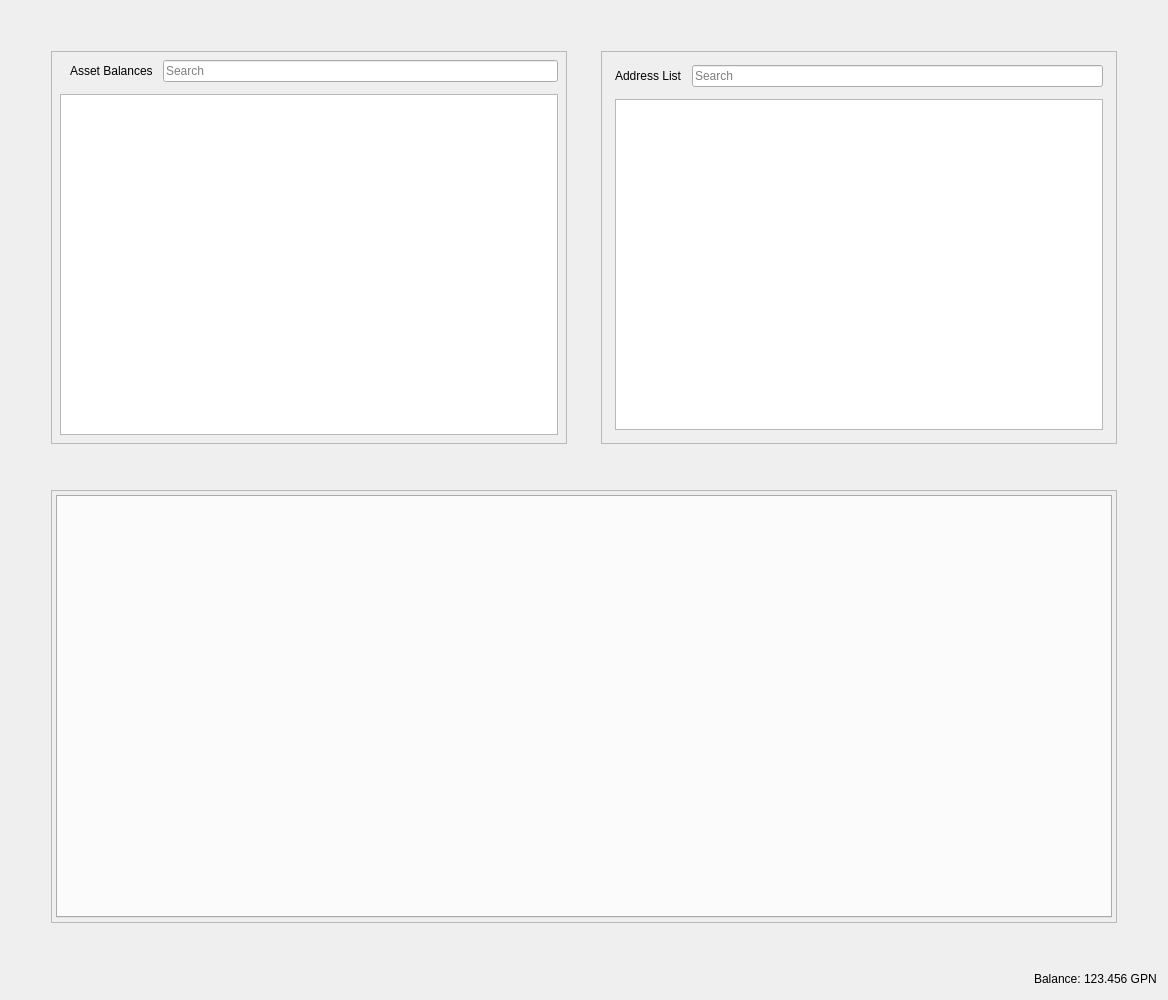
<?xml version="1.0" encoding="UTF-8"?>
<ui version="4.0">
 <class>RestrictedAssetsDialog</class>
 <widget class="QDialog" name="RestrictedAssetsDialog">
  <property name="geometry">
   <rect>
    <x>0</x>
    <y>0</y>
    <width>1168</width>
    <height>1000</height>
   </rect>
  </property>
  <property name="windowTitle">
   <string>Send Coins</string>
  </property>
  <layout class="QVBoxLayout" name="verticalLayout">
   <item>
    <layout class="QHBoxLayout" name="horizontalLayout">
     <property name="spacing">
      <number>34</number>
     </property>
     <property name="leftMargin">
      <number>40</number>
     </property>
     <property name="topMargin">
      <number>40</number>
     </property>
     <property name="rightMargin">
      <number>40</number>
     </property>
     <property name="bottomMargin">
      <number>40</number>
     </property>
     <item>
      <widget class="QFrame" name="frameAssetBalance">
       <property name="frameShape">
        <enum>QFrame::StyledPanel</enum>
       </property>
       <property name="frameShadow">
        <enum>QFrame::Raised</enum>
       </property>
       <layout class="QVBoxLayout" name="verticalLayout_7">
        <property name="spacing">
         <number>12</number>
        </property>
        <property name="leftMargin">
         <number>4</number>
        </property>
        <property name="topMargin">
         <number>4</number>
        </property>
        <property name="rightMargin">
         <number>4</number>
        </property>
        <property name="bottomMargin">
         <number>4</number>
        </property>
        <item>
         <layout class="QVBoxLayout" name="verticalLayout_4">
          <property name="spacing">
           <number>12</number>
          </property>
          <property name="leftMargin">
           <number>4</number>
          </property>
          <property name="topMargin">
           <number>4</number>
          </property>
          <property name="rightMargin">
           <number>4</number>
          </property>
          <property name="bottomMargin">
           <number>4</number>
          </property>
          <item>
           <layout class="QHBoxLayout" name="horizontalLayout_8">
            <property name="spacing">
             <number>10</number>
            </property>
            <property name="leftMargin">
             <number>10</number>
            </property>
            <item>
             <widget class="QLabel" name="labelAssetBalance">
              <property name="text">
               <string>Asset Balances</string>
              </property>
             </widget>
            </item>
            <item>
             <widget class="QLineEdit" name="lineEditAssetSearch">
              <property name="placeholderText">
               <string>Search</string>
              </property>
             </widget>
            </item>
           </layout>
          </item>
          <item>
           <widget class="QTableView" name="listAssets"/>
          </item>
         </layout>
        </item>
       </layout>
      </widget>
     </item>
     <item>
      <widget class="QFrame" name="frameAddressList">
       <property name="frameShape">
        <enum>QFrame::StyledPanel</enum>
       </property>
       <property name="frameShadow">
        <enum>QFrame::Raised</enum>
       </property>
       <layout class="QVBoxLayout" name="verticalLayout_10">
        <property name="spacing">
         <number>12</number>
        </property>
        <item>
         <layout class="QVBoxLayout" name="verticalLayout_9">
          <property name="spacing">
           <number>12</number>
          </property>
          <property name="leftMargin">
           <number>4</number>
          </property>
          <property name="topMargin">
           <number>4</number>
          </property>
          <property name="rightMargin">
           <number>4</number>
          </property>
          <property name="bottomMargin">
           <number>4</number>
          </property>
          <item>
           <layout class="QHBoxLayout" name="horizontalLayout_9">
            <property name="spacing">
             <number>10</number>
            </property>
            <property name="leftMargin">
             <number>0</number>
            </property>
            <property name="topMargin">
             <number>0</number>
            </property>
            <property name="rightMargin">
             <number>0</number>
            </property>
            <property name="bottomMargin">
             <number>0</number>
            </property>
            <item>
             <widget class="QLabel" name="labelAddressList">
              <property name="text">
               <string>Address List</string>
              </property>
             </widget>
            </item>
            <item>
             <widget class="QLineEdit" name="lineEditAddressSearch">
              <property name="placeholderText">
               <string>Search</string>
              </property>
             </widget>
            </item>
           </layout>
          </item>
          <item>
           <widget class="QTableView" name="myAddressList"/>
          </item>
         </layout>
        </item>
       </layout>
      </widget>
     </item>
    </layout>
   </item>
   <item>
    <layout class="QHBoxLayout" name="horizontalLayout_4">
     <property name="spacing">
      <number>34</number>
     </property>
     <property name="leftMargin">
      <number>40</number>
     </property>
     <property name="topMargin">
      <number>0</number>
     </property>
     <property name="rightMargin">
      <number>40</number>
     </property>
     <property name="bottomMargin">
      <number>40</number>
     </property>
     <item>
      <widget class="QFrame" name="tabFrame">
       <property name="frameShape">
        <enum>QFrame::StyledPanel</enum>
       </property>
       <property name="frameShadow">
        <enum>QFrame::Raised</enum>
       </property>
       <layout class="QVBoxLayout" name="verticalLayout_8">
        <property name="spacing">
         <number>12</number>
        </property>
        <property name="leftMargin">
         <number>4</number>
        </property>
        <property name="topMargin">
         <number>4</number>
        </property>
        <property name="rightMargin">
         <number>4</number>
        </property>
        <property name="bottomMargin">
         <number>4</number>
        </property>
        <item>
         <widget class="QTabWidget" name="tabWidget">
          <property name="tabPosition">
           <enum>QTabWidget::North</enum>
          </property>
          <property name="tabShape">
           <enum>QTabWidget::Rounded</enum>
          </property>
          <property name="currentIndex">
           <number>-1</number>
          </property>
          <property name="elideMode">
           <enum>Qt::ElideNone</enum>
          </property>
         </widget>
        </item>
       </layout>
      </widget>
     </item>
    </layout>
   </item>
   <item>
    <layout class="QHBoxLayout" name="horizontalLayout_2">
     <property name="spacing">
      <number>3</number>
     </property>
     <item>
      <spacer name="horizontalSpacer">
       <property name="orientation">
        <enum>Qt::Horizontal</enum>
       </property>
       <property name="sizeHint" stdset="0">
        <size>
         <width>40</width>
         <height>20</height>
        </size>
       </property>
      </spacer>
     </item>
     <item alignment="Qt::AlignRight">
      <widget class="QLabel" name="label">
       <property name="sizePolicy">
        <sizepolicy hsizetype="Preferred" vsizetype="Fixed">
         <horstretch>0</horstretch>
         <verstretch>0</verstretch>
        </sizepolicy>
       </property>
       <property name="text">
        <string>Balance:</string>
       </property>
      </widget>
     </item>
     <item alignment="Qt::AlignRight">
      <widget class="QLabel" name="labelBalance">
       <property name="sizePolicy">
        <sizepolicy hsizetype="Preferred" vsizetype="Fixed">
         <horstretch>0</horstretch>
         <verstretch>0</verstretch>
        </sizepolicy>
       </property>
       <property name="cursor">
        <cursorShape>IBeamCursor</cursorShape>
       </property>
       <property name="text">
        <string notr="true">123.456 GPN</string>
       </property>
       <property name="textInteractionFlags">
        <set>Qt::LinksAccessibleByMouse|Qt::TextSelectableByKeyboard|Qt::TextSelectableByMouse</set>
       </property>
      </widget>
     </item>
    </layout>
   </item>
  </layout>
 </widget>
 <resources>
  <include location="../gamepass.qrc"/>
 </resources>
 <connections/>
</ui>
